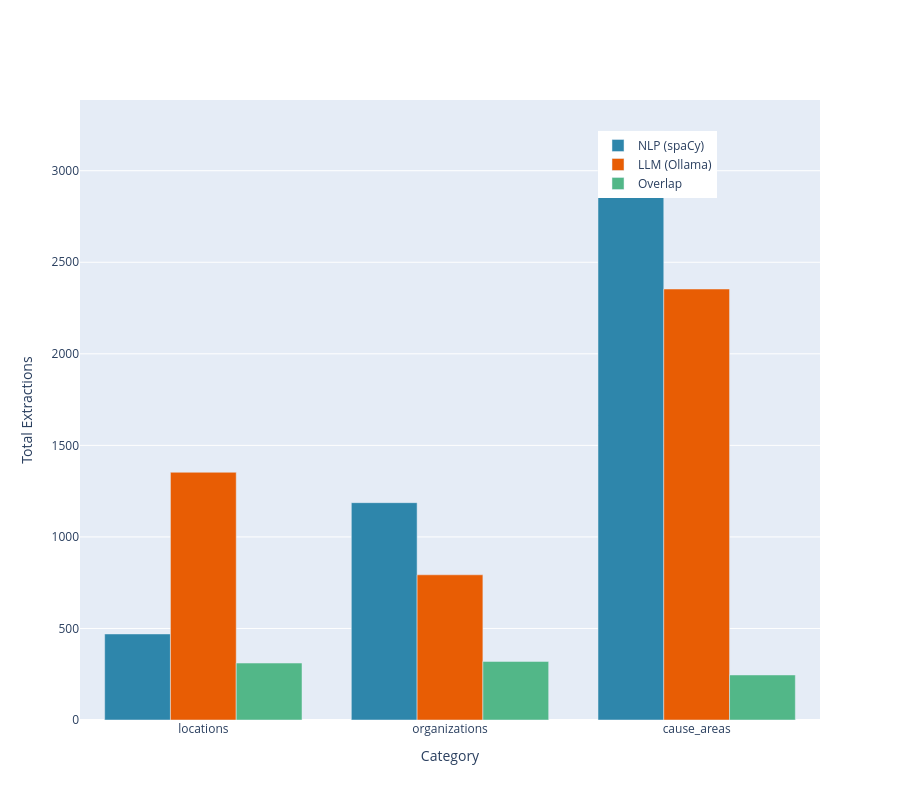

Notebook source saved alongside this figure:
### Code cell
# Visualize comparison
if pipe.results.comparison:
    from sm.viz import create_extraction_comparison_chart

    fig = create_extraction_comparison_chart(comparison.to_dataframe(), showtitle=False)
    fig.show()
    fig.write_html(
        "output/extraction_comparison_chart.html",
        include_plotlyjs="cdn",
        full_html=True,
        config={"responsive": True},
    )

### Figure 1 — Plotly figure (JSON) as saved in the notebook; plotly's stock layout.template omitted (floating-point values rounded to 4 significant figures)
{"data": [{"marker": {"color": "#2E86AB"}, "name": "NLP (spaCy)", "type": "bar", "x": ["locations", "organizations", "cause_areas"], "y": [470, 1187, 3217]}, {"marker": {"color": "#E85D04"}, "name": "LLM (Ollama)", "type": "bar", "x": ["locations", "organizations", "cause_areas"], "y": [1353, 793, 2354]}, {"marker": {"color": "#52B788"}, "name": "Overlap", "type": "bar", "x": ["locations", "organizations", "cause_areas"], "y": [311, 320, 246]}], "layout": {"barmode": "group", "height": 800, "legend": {"x": 0.7, "y": 0.95}, "title": {"text": ""}, "xaxis": {"title": {"text": "Category"}}, "yaxis": {"title": {"text": "Total Extractions"}}}}
